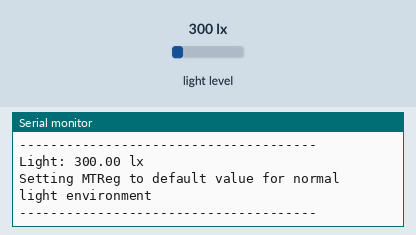
Simulated run of this sketch. Board: Arduino Uno, built with avr-gcc and run on an emulated ATmega328P. On the bench: the last lines printed to the serial monitor. The test bench sets the inputs (shaded band); at power-on: light level 300 lx.

Above: at 1.4 s.
1.5 s: light level set to 40 lx
At 2.4 s:
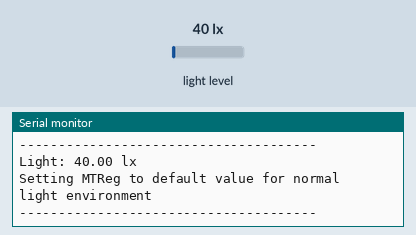
3.0 s: light level set to 500 lx
At 3.6 s:
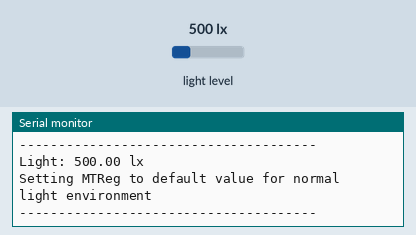
Timing chart, 0 to 6.0 s (numbered marks = the images above; inputs shaded):
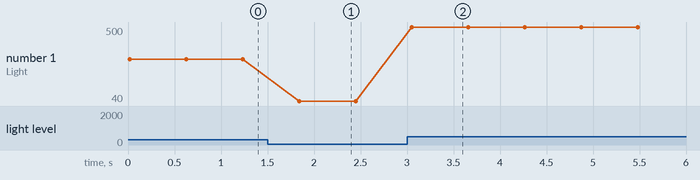

Measured:
- after the input at 1.5 s, the serial monitor: prints a new line after 0.34 s (image 1)
- after the input at 3.0 s, the serial monitor: prints a new line after 0.05 s (image 2)
- plotted number 1: 300 → 40 after the input at 1.5 s, 40 → 500 after the input at 3.0 s

The sketch:

BH1750.ino
```cpp
#include <Wire.h>
#include <BH1750.h>

 /* BH1750,光感传感器
  *  VCC-3.3V
  *  GND
  *  SCL→GPIO5
  *  SDA→GPIO4
 */
BH1750 bh1750; //default initialize the address is 0x23

uint32_t table_light = 500;  //The favourable light intensity on table
float p_lux = 0;       //上一个光强数值
float n_lux = 0;       //现在读取光强数值

void setup() {
  Serial.begin(9600);
  //BH1750,light sensor
  Wire.begin();
  if(bh1750.begin())
     Serial.println("BH1750 Test begin");
  else Serial.println("BH1750 Connet Failed");
}
void loop() {
  auto_adjust();
  delay(50);
}
void auto_adjust(){//根据环境自动调整感应模式
  p_lux = n_lux;
  n_lux = bh1750.readLightLevel();
  Serial.print("Light: ");
  Serial.print(n_lux);
  Serial.println(" lx");
  if (n_lux < 0) {
    Serial.println(F("Error condition detected"));
  }
  else {
    if (n_lux > 40000.0) {
      // reduce measurement time - needed in direct sun light
      if (bh1750.setMTreg(32)) {
        Serial.println(F("Setting MTReg to low value for high light environment"));
      }
      else {
        Serial.println(F("Error setting MTReg to low value for high light environment"));
      }
    }
    else {
        if (n_lux > 10.0) {
          // typical light environment
          if (bh1750.setMTreg(69)) {
            Serial.println(F("Setting MTReg to default value for normal light environment"));
          }
          else {
            Serial.println(F("Error setting MTReg to default value for normal light environment"));
          }
        }
        else {
          if (n_lux <= 10.0) {
            //very low light environment
            if (bh1750.setMTreg(138)) {
              Serial.println(F("Setting MTReg to high value for low light environment"));
            }
            else {
              Serial.println(F("Error setting MTReg to high value for low light environment"));
            }
          }
       }
    }

  }
  Serial.println(F("--------------------------------------"));
  delay(500);
}
```
